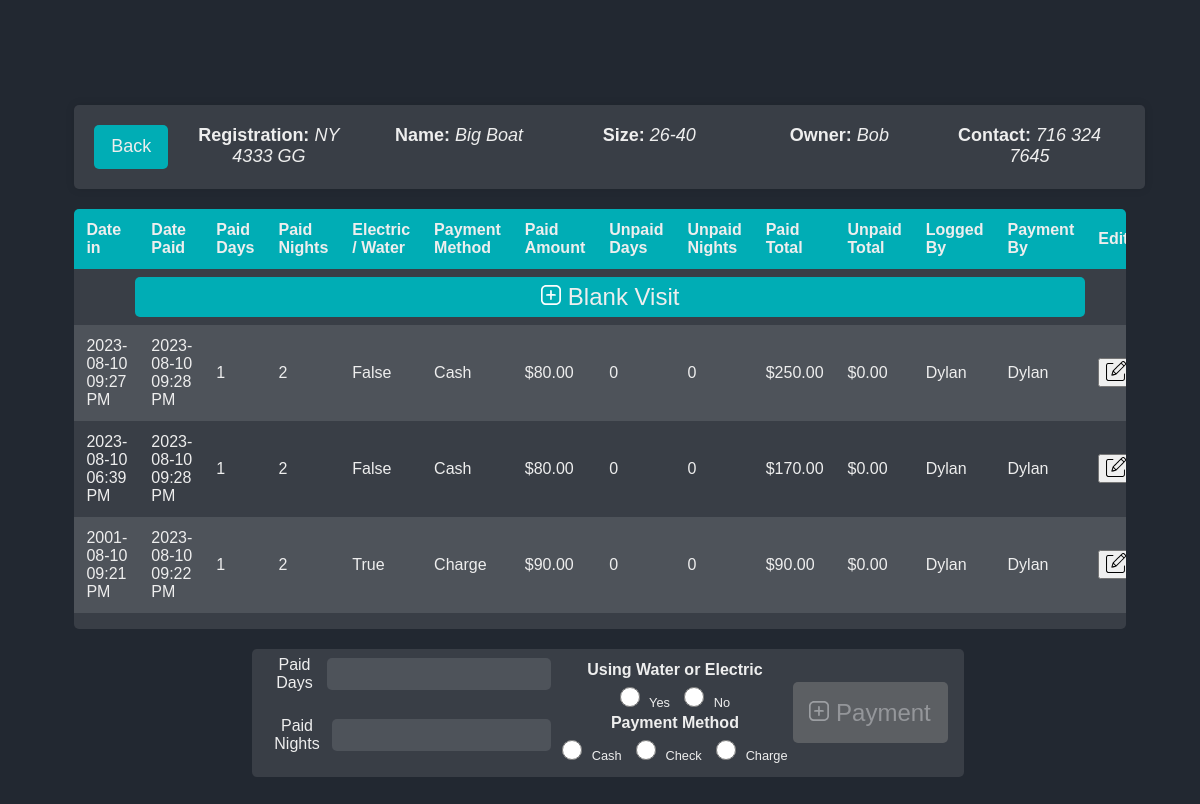
Before: /visits?id=1 (signed in) with the older database file.
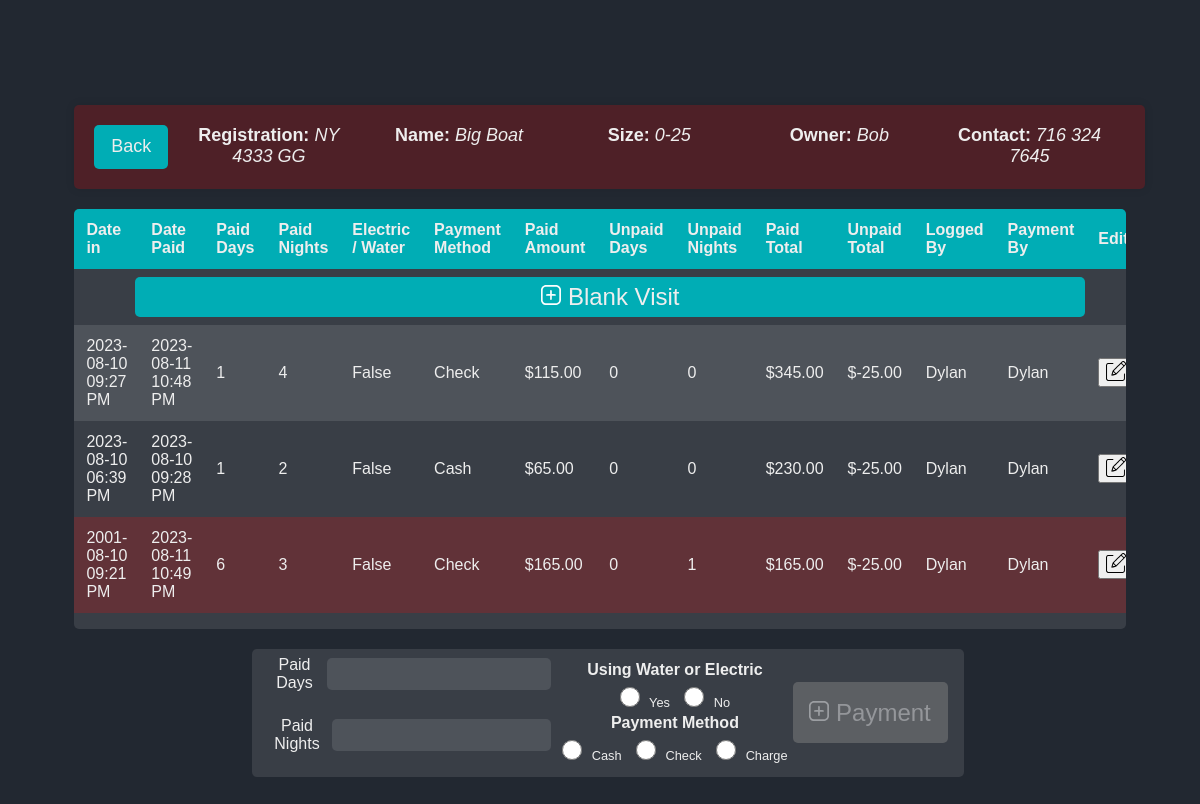
After: the same page with the newer database file.
### website/models.py (models this page shows)
class Boat(db.Model):
    id = db.Column(db.Integer, primary_key=True)
    boat_reg = db.Column(db.String(150), unique=True)
    sanitized_boat_reg = db.Column(db.String(150), unique=True)
    boat_name = db.Column(db.String(150))
    sanitized_boat_name = db.Column(db.String(150))
    phone_number = db.Column(db.String(150))
    sanitized_phone_number = db.Column(db.String(150))
    owner_name = db.Column(db.String(150))
    sanitized_owner_name = db.Column(db.String(150))
    boat_size = db.Column(db.Integer)
    email = db.Column(db.String(150))
    zipcode = db.Column(db.String(150))
    visits = db.relationship('Visit', backref='boat')
    current_boats_id = db.Column(db.Integer, db.ForeignKey('current_boats.id'))

class Visit(db.Model):
    id = db.Column(db.Integer, primary_key=True)
    logged_by = db.Column(db.Integer, db.ForeignKey('user.id'))
    payment_by = db.Column(db.Integer, db.ForeignKey('user.id'))
    logged_by_user = db.relationship('User', foreign_keys=[logged_by], back_populates='logged_visits')
    payment_by_user = db.relationship('User', foreign_keys=[payment_by], back_populates='paid_visits')
    date_in = db.Column(db.String(150))
    date_paid = db.Column(db.String(150))
    paid_amount = db.Column(db.Float)
    paid_days = db.Column(db.Integer)
    paid_nights = db.Column(db.Integer)
    paid_enw = db.Column(db.Boolean)
    paid_with = db.Column(db.String(150))
    unpaid_days = db.Column(db.Integer)
    unpaid_nights = db.Column(db.Integer)
    total = db.Column(db.Float)
    unpaid_total = db.Column(db.Float)
    boat_id = db.Column(db.Integer, db.ForeignKey('boat.id'))

class User(db.Model, UserMixin):
    id = db.Column(db.Integer, primary_key=True)
    email = db.Column(db.String(150), unique=True)
    password = db.Column(db.String(150))
    first_name = db.Column(db.String(150))
    logged_visits = db.relationship('Visit', foreign_keys='Visit.logged_by', back_populates='logged_by_user')
    paid_visits = db.relationship('Visit', foreign_keys='Visit.payment_by', back_populates='payment_by_user')

### website/views.py (the view, shortened to what this page needs)
@views.route('/visits' , methods=['GET','POST'])
@login_required
def visits():
    form = PaymentForm()
    delete_visit_form = DeleteVisitForm()
    button_pressed = request.form.get('submit-button')
    selected_row_id = request.form.get('selectedRowId')
    print("Button pressed is: " + str(button_pressed))
    print("Selected row ID is:", selected_row_id)
    boat = getBoatById(request.args.get('id', ''))
    sorted_visits = sorted(boat.visits, key=sort_key, reverse=True)
    if button_pressed == "search":
        form.date_paid.data = datetime.now(timezone.utc)
        form.date_in.data = Visit.query.get(selected_row_id).date_in
    if not boat:
        flash("Bad Boat ID", category='error')
    boat = getBoatById(request.args.get('id', ''))
    sorted_visits = sorted(boat.visits, key=sort_key, reverse=True)
    return render_template("visits.html", form=form, boat=boat, visits=sorted_visits, delete_form=delete_visit_form)

### website/forms.py
class PaymentForm(FlaskForm):
    selectedRowId = HiddenField("Feild 1")
    date_in = StringField('Date In', validators=[DataRequired()])
    date_paid = StringField('Date Paid', validators=[DataRequired()])
    paid_days = StringField('Paid Days', validators=[DataRequired()])
    paid_nights = StringField('Paid Nights', validators=[DataRequired()])
    unpaid_days = StringField('Unpaid Days')
    unpaid_nights = StringField('Unpaid Nights')
    paid_enw = RadioField('Electric / Water', choices=[('Yes','Yes'), ('No', 'No') ] , validators=[DataRequired()])
    paid_with  = RadioField('Payment Method', choices=[('Cash','Cash'), ('Check', 'Check'), ('Charge', 'Charge') ] , validators=[DataRequired()])
    submit = SubmitField('Submit')

class DeleteVisitForm(FlaskForm):
    selecteddeleteRowId = HiddenField("Field 1")

### website/functions.py (called while the page is built)
def sort_key(visit):
    if visit.date_in is None:
        return datetime.min
    return datetime.strptime(visit.date_in, '%Y-%m-%d %H:%M:%S.%f+00:00')

def getBoatById(id):
    boat = Boat.query.get(id)
    if boat is None:
        flash('No boat with given ID found', 'error')
        return None
    else:
        return boat

### website/templates/visits.html (shortened to what this page needs)
{% extends "base.html" %}
{% block head %}
  <link rel="stylesheet" href="static/form-styles.css">
{% endblock %}
{% block styles %}static/visit-styles.css{% endblock %}
{% block content%}
<div id="boat-info" class="boat-info-container {% if visits[0].unpaid_total < 0.0 %}red-tint{% endif %}">
  <a href="{{ url_for('views.log_boat', boat_reg=boat.boat_reg, boat_name=boat.boat_name, phone_number=boat.phone_number, id=boat.id) }}" id="home-btn">Back</a>
  <div class="boat-info-item"><h3><span><b>Registration:</b> </span><em>{{boat.boat_reg}}</em></h3></div>
  <div class="boat-info-item"><h3><span><b>Name:</b> </span><em>{{boat.boat_name}}</em></h3></div>
  <div class="boat-info-item"><h3><span><b>Size:</b> </span><em>{{boat.boat_size}}</em></h3></div>
  <div class="boat-info-item"><h3><span><b>Owner:</b> </span><em>{{boat.owner_name}}</em></h3></div>
  <div class="boat-info-item"><h3><span><b>Contact:</b> </span><em>{{boat.phone_number}}</em></h3></div>
</div>
<div id="main-container">
    <div id="left-container" style="flex: 1;">
            <div id="table-container">
                <table id="search-results">
                <thead>
                    <tr>
                    <th>Date in</th>
                    <th>Date Paid</th>
                    <th>Paid Days</th>
                    <th>Paid Nights</th>
                    <th>Electric / Water</th>
                    <th>Payment Method</th>
                    <th>Paid Amount</th>
                    <th>Unpaid Days</th>
                    <th>Unpaid Nights</th>
                    <th>Paid Total</th>
                    <th>Unpaid Total</th>
                    <th>Logged By</th>
                    <th>Payment By</th>
                    <th>Edit</th>
                    </tr>
                </thead>
                <tbody>
                    <tr class="add-blank-visit" id="add-blank-visit">
                      <td colspan="14">
                          <form method="POST">
                            <button type="submit" class="btn btn-primary add-blank-visit-button" name="submit-button" value="add_new">
                              <img src="static/more.svg" alt="Add-blank-visit" width="20" height="20">
                              Blank Visit
                            </button>
                          </form>
                      </td>
                    </tr>
                    {% for visit in visits%}
                    <tr id="row-{{ visit.id }}" {% if visit.unpaid_nights > 0 %}class="red-tint"{%elif visit.unpaid_days > 0%} class="yellow-tint" {% endif %}>
                      <form class="edit-form" method="POST" action="{{ url_for('views.update_payment', visitid=visit.id, id=boat.id) }}">
                        <td class="editable">
                          <div style="display: flex; align-items: center;">
                            <span class="text">{{ visit.date_in | utc_to_est}}</span>
                          </div>
                        </td>
                        <td class="editable">
                          <span class="text">{{ visit.date_paid | utc_to_est}}</span>
                        </td>
                        <td class="editable">
                          <span class="text">{{ visit.paid_days }}</span>
                          </td>
                        <td class="editable">
                          <span class="text">{{ visit.paid_nights }}</span>
                          </td>
                        <td class="editable">
                          <span class="text">{{ visit.paid_enw }}</span>
                          </td>
                        <td class="editable">
                          <span class="text">{{ visit.paid_with }}</span>
                          </td>
                          <td>
                            {% if visit.paid_amount == None %}
                              $0
                            {% else %}
                              ${{visit.paid_amount}}0
                            {% endif%}
                          </td>
                          <td class="editable">
                            <span class="text">{{ visit.unpaid_days  }}</span>
                          </td>
                          <td class="editable">
                            <span class="text">{{ visit.unpaid_nights  }}</span>
                          </td>
                          <td>
                            {% if visit.total == None %}
                              $0
                            {% else %}
                              ${{visit.total}}0
                            {% endif%}
                          </td>
                          <td>
                            {% if visit.unpaid_total == None %}
                              $0
                            {% else %}
                              ${{visit.unpaid_total}}0
                            {% endif%}
                          </td>
                          <td>
                            {% if visit.logged_by == None %}
                                None
                            {% else %}
                                {{ visit.logged_by|userID_to_name }}
                            {% endif %}
                          </td>
                          <td>
                            {% if visit.payment_by == None %}
                                None
                            {% else %}
                                {{ visit.payment_by|userID_to_name }}
                            {% endif %}
                          </td>
                          <td>
                            <button type="button" class="edit-button">
                              <img src="static/edit.svg" alt="Edit" width="20" height="20">
                            </button>
                          </td>
                      </form>
                    </tr>
                    {% endfor %}
                </tbody>
                </table>
            </div>
            </div>
    </div>
    <div id="right-container">
        <form method="POST" id="search">
          <div id="search-container" style="height: 7em;">
            <div>
                <div class="form-group">
                    {{ form.paid_days.label }}
                    {{ form.paid_days(class="form-control") }}
                </div>
                <div class="form-group">
                    {{ form.paid_nights.label }}
                    {{ form.paid_nights(class="form-control") }}
                </div>
            </div>
            <div class="radio-container">
                <div>
                    <h4 class="custom-heading">Using Water or Electric</h4>
                    {% for subfield in form.paid_enw %}
                        {{ subfield(class="form-check-input") }} {{ subfield.label(class="form-check-label") }}
                    {% endfor %}
                </div>
                <div>
                    <h4 class="custom-heading">Payment Method</h4>
                    {% for subfield in form.paid_with %}
                        {{ subfield(class="form-check-input") }} {{ subfield.label(class="form-check-label") }}
                    {% endfor %}
                </div>
            </div>
            <div>
              <div id="button-container">
                <button type="submit" class="btn btn-primary" id="login-btn" name="submit-button" value="search" >
                    <div >
                        <img src="static/more.svg" alt="Add-visit" width="20" height="20">
                        Payment
                    </div>
                </button>
            </div>
            </div>
          </div>
        </form>
</div>
{%endblock%}

### website/templates/base.html (shortened to what this page needs)
<!DOCTYPE html>
<html lang="en">
<head>
  <link rel="stylesheet" href="{%block styles%}static/styles.css{%endblock%}">
  {%block head%}{%endblock%}
</head>
<body>
  <div id="content-container">
    <div class="container">{% block content %} {% endblock %}</div>
  </div>
</body>
</html>

### website/static/visit-styles.css (style rules this page uses)
body { margin: 0; padding: 1em; font-family: Arial, sans-serif; background-color: #222831; color: #eeeeee; height: 100%; overflow: auto; display: flex; flex-direction: column; }
#content-container { width: 100%; height: 100%; display: flex; flex: 1; }
#main-container { display: flex; justify-content: space-between; padding: 1.25em; box-sizing: border-box; flex-wrap: wrap; }
#left-container, #right-container { flex: 1; max-height: 100%; overflow: auto; box-sizing: border-box; }
#right-container { padding: 1.25em; }
#search-container { display: flex; flex-direction: column; align-items: center; margin-bottom: 1.25em; }
input[type="text"] { margin: 0.5em; width: 100%; max-width: 18.75em; }
table { background-color: #393e46; border-collapse: collapse; width: 100%; }
th, td { padding: 0.75em; text-align: left; }
th { background-color: #00adb5; }
tr:nth-child(even) { background-color: #4e535a; }
#button-container { display: flex; justify-content: center; }
#login-btn, #home-btn { font-size: 1.5em; text-align: center; background-color: #00adb5; color: #eeeeee; padding: 1.25em 2.5em; border: none; cursor: pointer; transition: background-color 0.3s ease, transform 0.3s ease; border-radius: 5px; display: inline-block; margin-right: 0.5em; }
#main-container { padding: 0; }

### website/static/form-styles.css (style rules this page uses)
body { background-color: #222831; font-family: 'Arial', sans-serif; margin: 0; display: flex; justify-content: center; align-items: center; height: 100vh; }
.container { width: 70%; margin: 0 auto; padding: 1.25em; }
#content-container { text-align: center; }
.form-group { margin-bottom: 1em; display: flex; justify-content: center; align-items: center; }
.form-group label { display: block; color: #eeeeee; }
.form-check-input, .form-check-label { display: inline-block; margin-right: 0.625em; }
.form-check-input { width: auto; height: auto; }
input[type='radio'] { width: 1.5625em; height: 1.5625em; }
.form-group input { width: 100%; padding: 0.625em; border: none; border-radius: 5px; }
.form-control { background-color: #393e46; color: #eeeeee; }
.form-control::placeholder { color: #adb5bd; }
.btn-primary, #update-btn { font-size: 1.5em; background-color: #00adb5; margin: auto; color: #eeeeee; padding: 1.25em 2.5em; border: none; cursor: pointer; transition: background-color 0.3s ease, transform 0.3s ease; border-radius: 5px; margin-bottom: 1.25em; }
#home-btn { font-size: 1.125em; background-color: #00adb5; color: #eeeeee; padding: 0.625em 0.9375em; border: none; cursor: pointer; text-decoration: none; transition: background-color 0.3s ease, transform 0.3s ease; border-radius: 5px; display: inline-block; margin-right: 0.3125em; }

### website/templates/visits.html (style rules this page uses)
.container { width: 90%; padding: 1.25em; }
.boat-info-container { display: flex; flex-wrap: wrap; justify-content: space-between; width: 98%; background: #393e46; padding: 1.25em; margin-bottom: 1.25em; border-radius: 5px; box-shadow: 0px 0px 10px 0px rgba(0,0,0,0.1); }
.boat-info-item { flex: 1; text-align: center; margin: 0 0.3125em; }
.boat-info-item h3, h2 { margin: 0; padding-top: 0; padding-bottom: 0; font-size: 1.125em; color: #eeeeee; font-weight: normal; }
#content-container { flex-direction: column; align-items: center; }
#table-container { padding-bottom: 1.25em; height: 25em; overflow-y: auto; background-color: #393e46; border-radius: 5px; }
tr.add-blank-visit td { padding: 0.5em; text-align: center; }
.add-blank-visit-button { margin-bottom: 0px; width: 90%; padding: 0.25em 0.5em; }
.radio-container { padding: 0px; margin: 0px; }
.radio-container .form-check-input, .radio-container .form-check-label { font-size: 0.8rem; margin-right: 5px; margin-bottom: 0.2em; margin-top: 0em; padding: 0px; }
.custom-heading { font-size: 1em; margin-bottom: 0.5em; margin-top: 0.1em; }
#search-container { background-color: rgb(57, 62, 70); border-radius: 5px; width: 100%; display: flex; justify-content: center; align-items: center; flex-direction: row; padding: 0.5em; }
#search-container input { background-color:#4E535A; }
#right-container { display: flex; justify-content: center; }
#search-container button { padding: 0.7em; margin: 0em; }
#login-btn:disabled { opacity: 0.5; }
.red-tint { background-color: rgba(255, 0, 0, 0.2) !important; }

Changed rows visible on the page:
changed Boat "NY 4333 GG": boat_size "26-40" → "0-25"
changed Visit "2023-08-10 09:27 PM": date_paid|utc_to_est "2023-08-10 09:28 PM" → "2023-08-11 10:48 PM"; paid_nights "2" → "4"; paid_with "Cash" → "Check"; paid_amount "80.0" → "115.0"; total "250.0" → "345.0"; unpaid_total "0.0" → "-25.0"
changed Visit "2023-08-10 06:39 PM": paid_amount "80.0" → "65.0"; total "170.0" → "230.0"; unpaid_total "0.0" → "-25.0"
changed Visit "2001-08-10 09:21 PM": date_paid|utc_to_est "2023-08-10 09:22 PM" → "2023-08-11 10:49 PM"; paid_days "1" → "6"; paid_nights "2" → "3"; paid_enw "True" → "False"; paid_with "Charge" → "Check"; paid_amount "90.0" → "165.0"; unpaid_nights "0" → "1"; total "90.0" → "165.0"; unpaid_total "0.0" → "-25.0"
